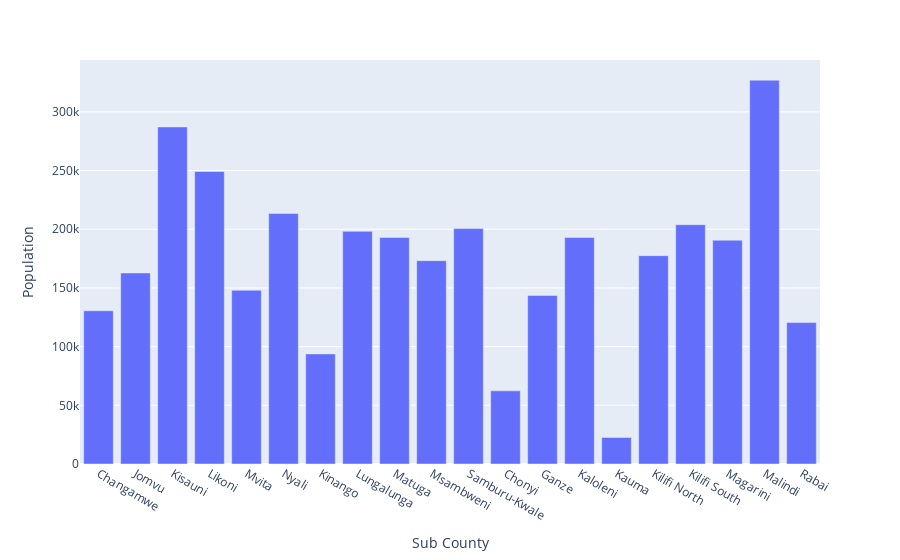

Notebook cell for this chart:
### Code cell
px.bar(census.head(20), x = 'Sub County', y = 'Population', hover_name = 'County')

### Figure 1 — Plotly figure (JSON) as saved in the notebook; plotly's stock layout.template omitted (floating-point values rounded to 4 significant figures)
{"data": [{"alignmentgroup": "True", "hovertemplate": "<b>%{hovertext}</b><br><br>Sub County=%{x}<br>Population=%{y}<extra></extra>", "hovertext": ["Mombasa", "Mombasa", "Mombasa", "Mombasa", "Mombasa", "Mombasa", "Kwale", "Kwale", "Kwale", "Kwale", "Kwale", "Kilifi", "Kilifi", "Kilifi", "Kilifi", "Kilifi", "Kilifi", "Kilifi", "Kilifi", "Kilifi"], "legendgroup": "", "marker": {"color": "#636efa"}, "name": "", "offsetgroup": "", "orientation": "v", "showlegend": false, "textposition": "auto", "type": "bar", "x": ["Changamwe", "Jomvu", "Kisauni", "Likoni", "Mvita", "Nyali", "Kinango", "Lungalunga", "Matuga", "Msambweni", "Samburu-Kwale", "Chonyi", "Ganze", "Kaloleni", "Kauma", "Kilifi North", "Kilifi South", "Magarini", "Malindi", "Rabai"], "xaxis": "x", "y": [130541, 162760, 287131, 249230, 147983, 213342, 93789, 198195, 192999, 173213, 200552, 62318, 143590, 192905, 22613, 177527, 203891, 190644, 326991, 120479], "yaxis": "y"}], "layout": {"barmode": "relative", "legend": {"tracegroupgap": 0}, "margin": {"t": 60}, "xaxis": {"anchor": "y", "domain": [0, 1], "title": {"text": "Sub County"}}, "yaxis": {"anchor": "x", "domain": [0, 1], "title": {"text": "Population"}}}}
